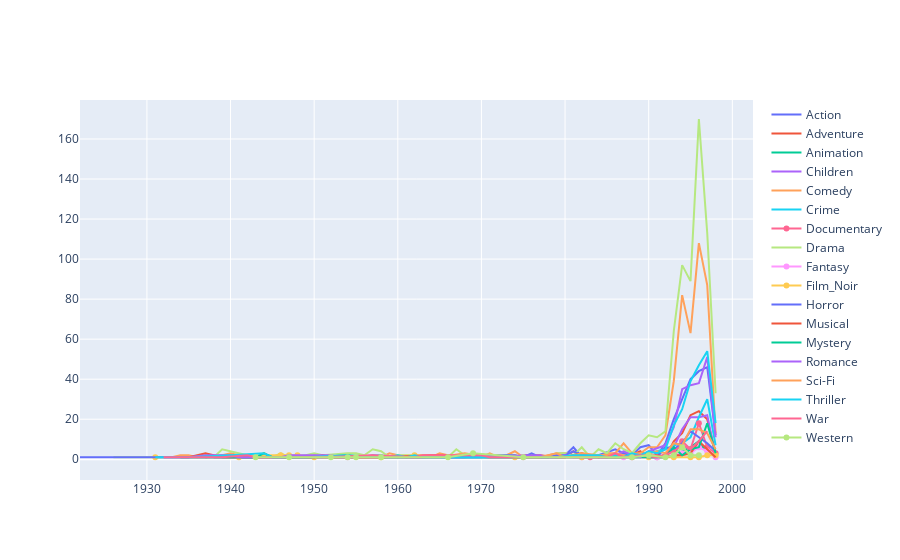

The notebook cell this image was saved under:
### Code cell
def all_genres_movies_production_by_year(genres):

    fig = go.Figure()
    for genre in genres:
        
        data_movie_genre = data_movie.loc[data_movie[genre] == 1].groupby(data_movie["release_date"].dt.year).size()\
                                                            .reset_index(name="times")

        fig.add_trace(go.Scatter(x=data_movie_genre["release_date"], y=data_movie_genre["times"], name=genre))

    
    fig.show()

all_genres_movies_production_by_year(genres)
